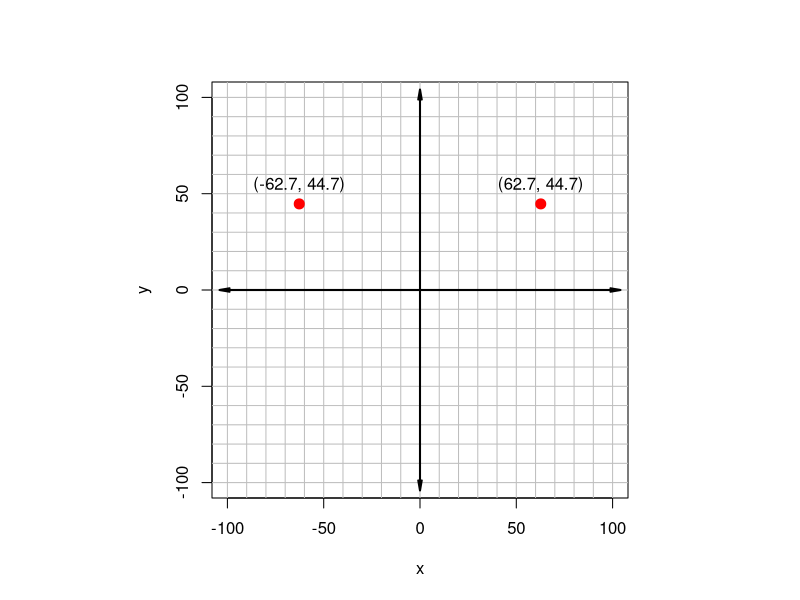

Here is the R script that generated this plot:
## ---- chunk 1

while(T){
    x = round(runif(1,30,80),1)*sample(c(-1,1),1)
    y = round(runif(1,30,80),1)*sample(c(-1,1),1)
    if(abs(x)!=abs(y)){break}
}

## ---- chunk 2
par(pty="s")
plot(0,0,"n",xlim=c(-100,100),ylim=c(-100,100),xlab="x",ylab="y")
for(i in seq(-100,100,10)){
    abline(h=i,col="grey")
    abline(v=i,col="grey")
}
arrows(-104,0,104,0,0.1,10,3,lwd=2)
arrows(0,-104,0,104,0.1,10,3,lwd=2)
points(c(x,-x),c(y,y),pch=20,col="red",cex=2)
text(x,y+10,paste0("(",x,", ",y,")",collapse=""))
text(-x,y+10,paste0("(",-x,", ",y,")",collapse=""))
